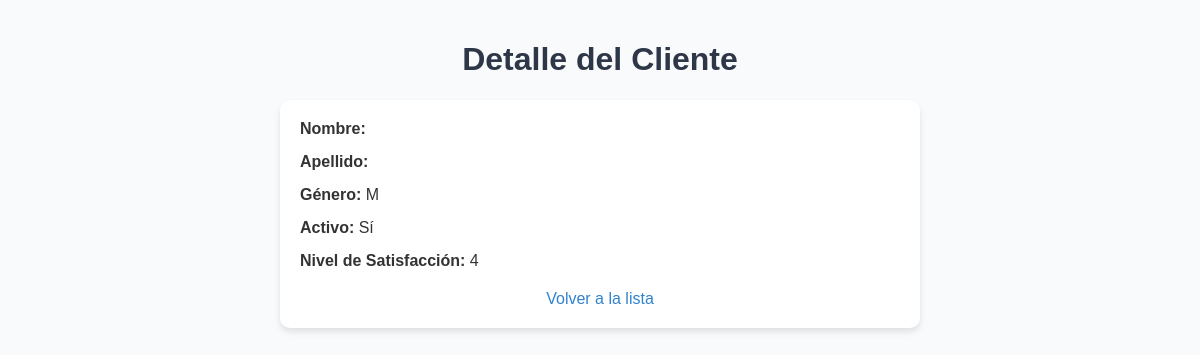
The app's page /clientes/1/, older data.
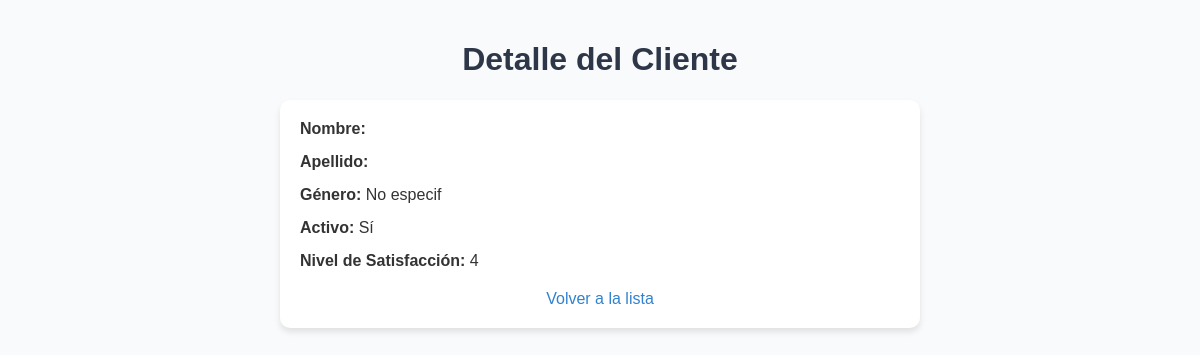
The same page, newer data.
### clientes/models.py (models this page shows, shortened)
class Cliente(models.Model):
    cliente_id = models.IntegerField(primary_key=True)  # Clave primaria definida
    edad = models.FloatField(null=True, blank=True)
    genero = models.CharField(max_length=10, null=True, blank=True)
    saldo = models.FloatField(null=True, blank=True)
    activo = models.BooleanField(default=False)
    nivel_de_satisfaccion = models.IntegerField(null=True, blank=True)

### clientes/views.py (the view)
# urls.py: path('<int:pk>/', cliente_detail, name='cliente_detail'),
def cliente_detail(request, pk):
    cliente = get_object_or_404(Cliente, pk=pk)
    return render(request, 'clientes/cliente_detail.html', {'cliente': cliente})

### clientes/templates/clientes/cliente_detail.html (shortened to what this page needs)
<!DOCTYPE html>
<html lang="en">
<head>
</head>
<body>
    <h1>Detalle del Cliente</h1>
    <div class="container">
        <div class="field">
            <span>Nombre:</span> {{ cliente.nombre }}
        </div>
        <div class="field">
            <span>Apellido:</span> {{ cliente.apellido }}
        </div>
        <div class="field">
            <span>Género:</span> {{ cliente.genero }}
        </div>
        <div class="field">
            <span>Activo:</span> {{ cliente.activo|yesno:"Sí,No" }}
        </div>
        <div class="field">
            <span>Nivel de Satisfacción:</span> {{ cliente.nivel_de_satisfaccion }}
        </div>
        <div class="actions">
            <a href="/clientes/">Volver a la lista</a>
        </div>
    </div>
</body>
</html>

### clientes/templates/clientes/cliente_detail.html (style rules this page uses)
body { font-family: Arial, sans-serif; background-color: #f9fafb; color: #333; margin: 0; padding: 20px; }
h1 { text-align: center; color: #2d3748; }
.container { max-width: 600px; margin: 20px auto; background: white; padding: 20px; border-radius: 10px; box-shadow: 0 4px 6px rgba(0, 0, 0, 0.1); }
.field { margin-bottom: 15px; }
.field span { font-weight: bold; }
.actions { text-align: center; margin-top: 20px; }
a { color: #3182ce; text-decoration: none; }

Row changes from the older to the newer data that the page shows:
changed Cliente "Sí": genero "M" → "No especif"
